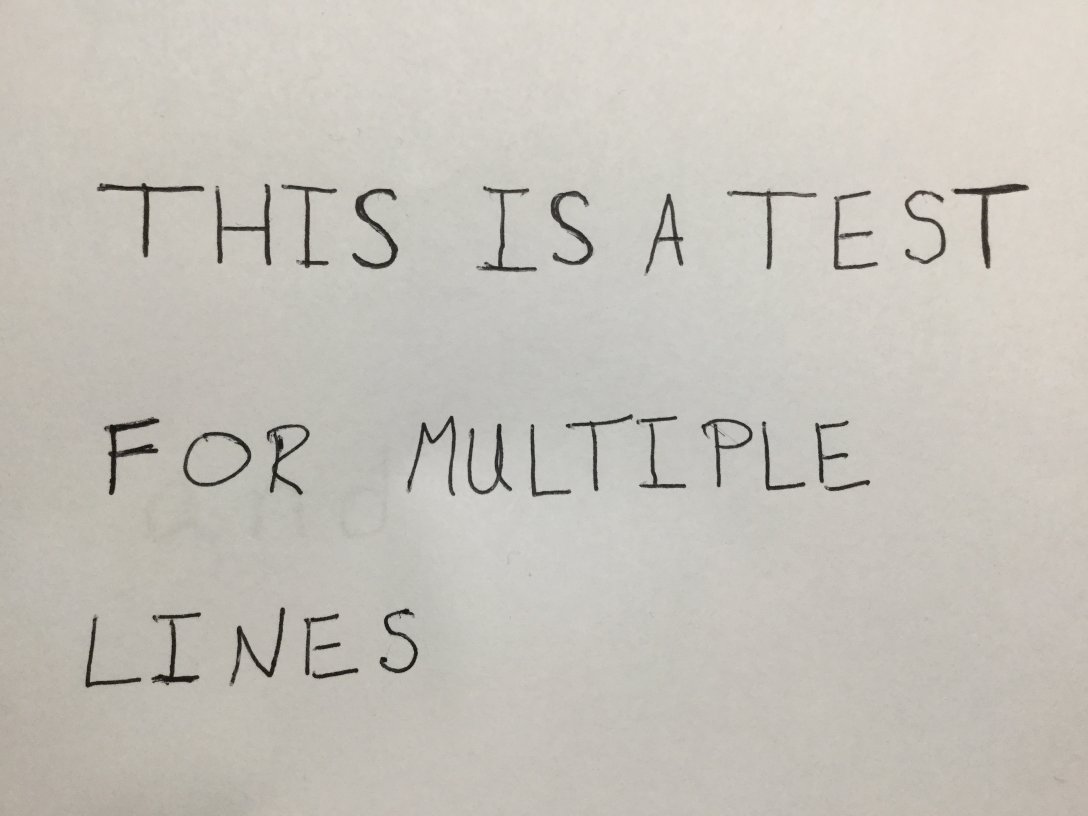
%> input picture EE146Project/MultipleLines.JPG, 3264 x 2448 px (shown at 1/3 size)
$ octave MultiLineSegment.m   (GNU Octave 9; MATLAB toolbox functions it lacks are replaced by stand-ins)
%> lines starting %> are read from the running program, lines starting %| are printed output that depends on the picture; in (x1, y1, x2, y2) boxes, pixels count from 0 and x2, y2 are one past the last pixel; in counts of white or black regions, pixels touching at a corner belong together; the program's own positions count from 1
clear;
clc;
close all;

% load workspace
% load('NeuralNetworkWorkspace.mat')

%read in image and change to grayscale
colorImage = imread('MultipleLines.jpg');
I = rgb2gray(colorImage);
% resize image, make it binary, then complement the image.
%  The background needs to be black and letters need to be
% white.
I = imresize(I, [750 600]);
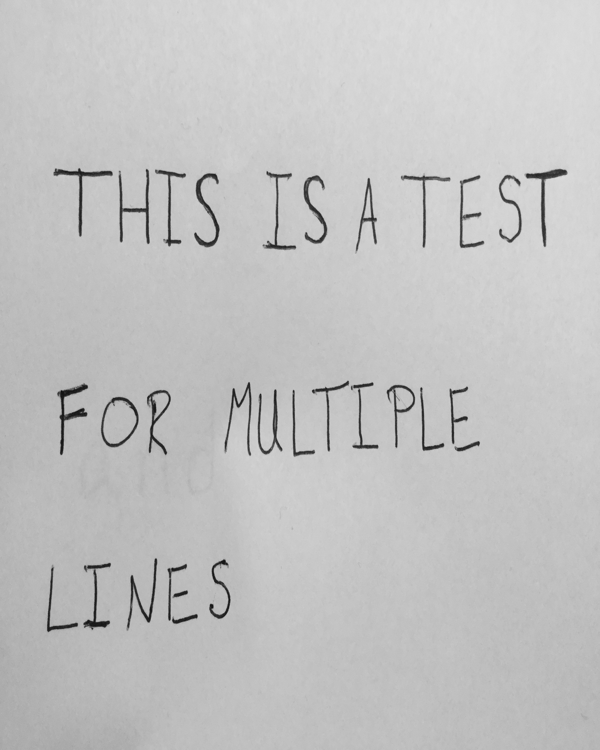
%> I: size 750x600 uint8; min 12, max 222, mean 194.1
I2 = imbinarize(I);
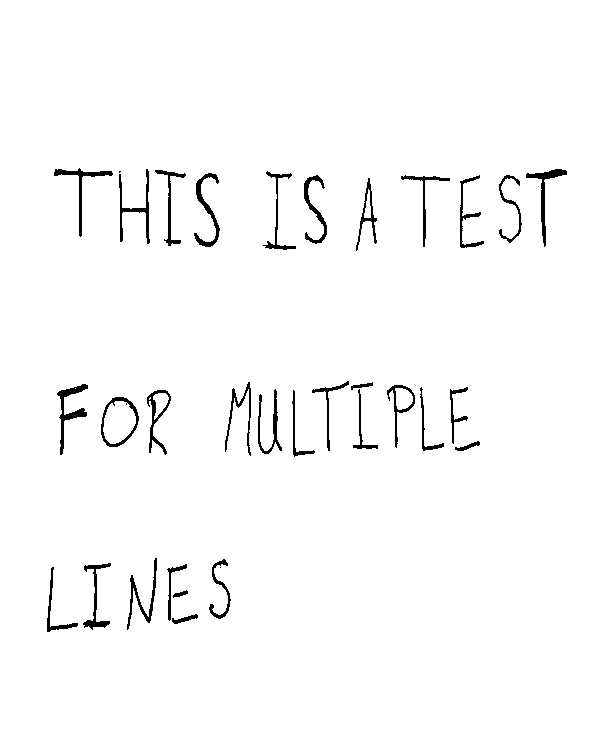
%> I2: size 750x600 logical; 97.8% white; 33 black regions (2 under 20 px), largest, box (x1, y1, x2, y2) and area: (57, 384, 88, 455) 525, (526, 169, 567, 247) 492, (194, 173, 220, 247) 489
BW = imcomplement(I2);

% use open to get rid of small unwanted objects
% Then dilate so make sure letters are connected
BW2 = bwareaopen(BW,7);
se = strel('disk',1);
BW2 = imdilate(BW2,se);
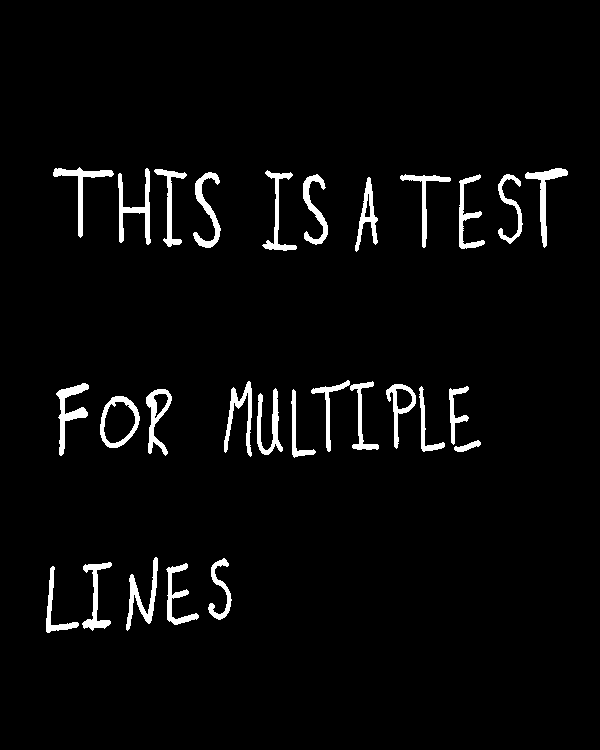
%> BW2: size 750x600 logical; 3.6% white; 28 white regions, largest, box (x1, y1, x2, y2) and area: (118, 168, 151, 245) 784, (56, 383, 89, 456) 752, (126, 557, 158, 631) 720
figure, imshow(BW2)

horizontalProfile = sum(BW2, 1);
%> horizontalProfile = 600 values, max 147 at index 169, min 0 at index 1, mean 26.69

% Get the horizontal profile to segment line
% if there is mulitple lines.  If just one line,
% crops image closer to the line
bw3 = BW2;
h1 = sum(bw3,2);
%> h1 = 750 values, max 213 at index 176, min 0 at index 1, mean 21.35
% figure
% plot(sum(bw3,2),1:size(bw3,1));

% finds the peaks of the horizontal profile
% to separate the lines.
[pks1,locs1] = findpeaks(h1,'MinPeakDistance',80);
%> pks1 = [213; 134; 64]; locs1 = [176; 447; 626]
meanCycle1 = mean(diff(locs1))
%> meanCycle1 = 225
if(isnan(meanCycle1))

    delta1 = 60;
else
    delta1 = ceil((meanCycle1-15)/2);
%> delta1 = 105
end

% For loop to segment lines
for i = 1:length(pks1)

    BWline(:,:,i) = BW2((locs1(i)-delta1-5):(locs1(i)+delta1+5),:);
%     figure
%     imshow(BWline(:,:,i))
%     imshow(BW2((locs1(i)-delta1):(locs1(i)+delta1),:))


end
%> this loop made 3 passes
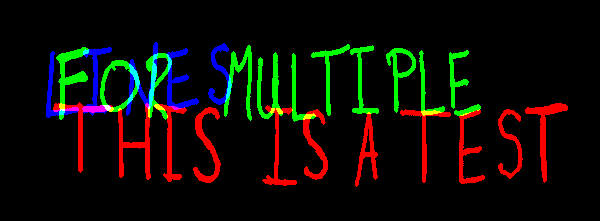
%> BWline: size 221x600x3 logical; mean R, G, B 0.0527, 0.0464, 0.0217

for j = 1:length(BWline(1,1,:))
    % Find connected components of line j
    cc(j) = bwconncomp(BW2((locs1(j)-delta1):(locs1(j)+delta1),:));
    stats{j} = regionprops(cc(j),'All');
    % Put bounding boxes around the letters
    % in line j
    Boxes = cat(1, stats{j}.BoundingBox);
    bwArea = cat(1,stats{j}.Area);
    Ibox = insertShape(double(BWline(:,:,j)),'Rectangle',Boxes);

%     figure
%     imshow(Ibox,[])

    % get rid of small objects that are not connected
    % to letters
    idx = find([stats{j}.Area] > 30);
    bw = ismember(labelmatrix(cc(j)), idx);
    bw = padarray(bw,[10 10],0);

%     figure
%     imshow(bw)

    % find connected components a second time
    % with after getting rid of smaller objects
    cc2(j) = bwconncomp(bw);
    stats2{j} = regionprops(cc2(j),'BoundingBox');

%> (the run ends here)

$ run again, with EE146Project/CapitalTest2.JPG copied over EE146Project/MultipleLines.JPG
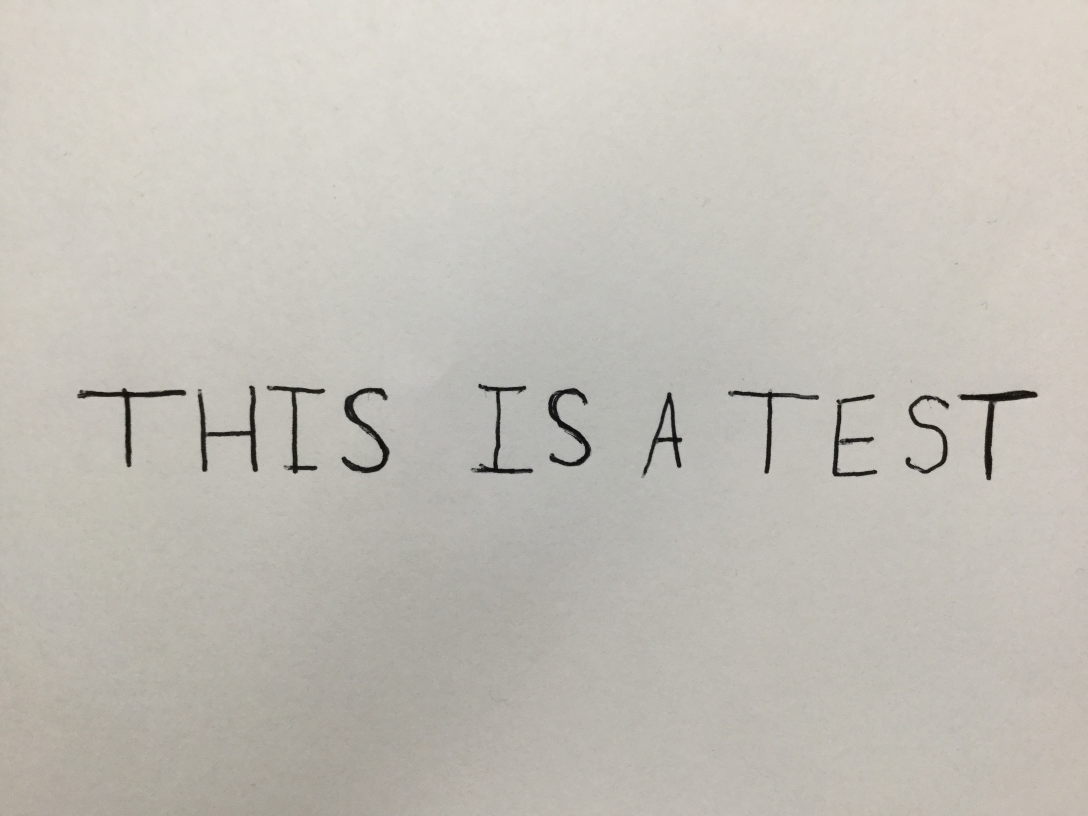
%> input picture EE146Project/CapitalTest2.JPG, 3264 x 2448 px (shown at 1/3 size)
%> `I2 = imbinarize(I);`:
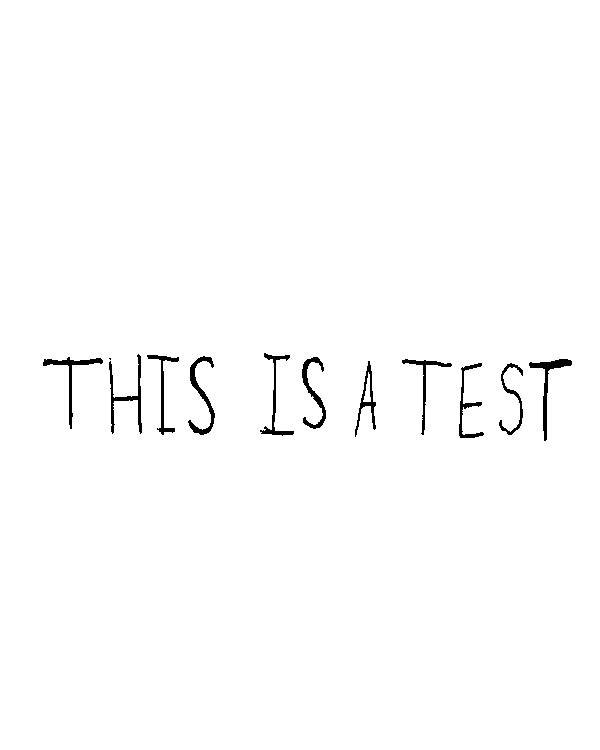
%> I2: size 750x600 logical; 98.9% white; 12 black regions (1 under 20 px), largest, box (x1, y1, x2, y2) and area: (188, 356, 215, 435) 549, (529, 359, 572, 441) 548, (109, 354, 142, 434) 520
%> horizontalProfile = 600 values, max 81 at index 163, min 0 at index 1, mean 12.87
%> h1 = 750 values, max 224 at index 363, min 0 at index 1, mean 10.3
%> pks1 = 224; locs1 = 363
%> meanCycle1 = NaN
%> the loop `for i = 1:length(pks1)` made 1 pass
